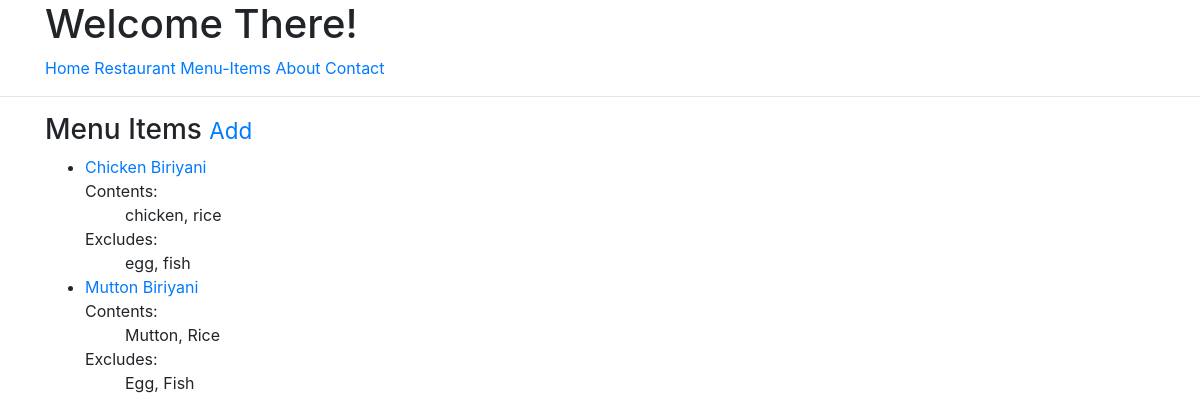
The page /menus/ (signed in) on the database as committed earlier.
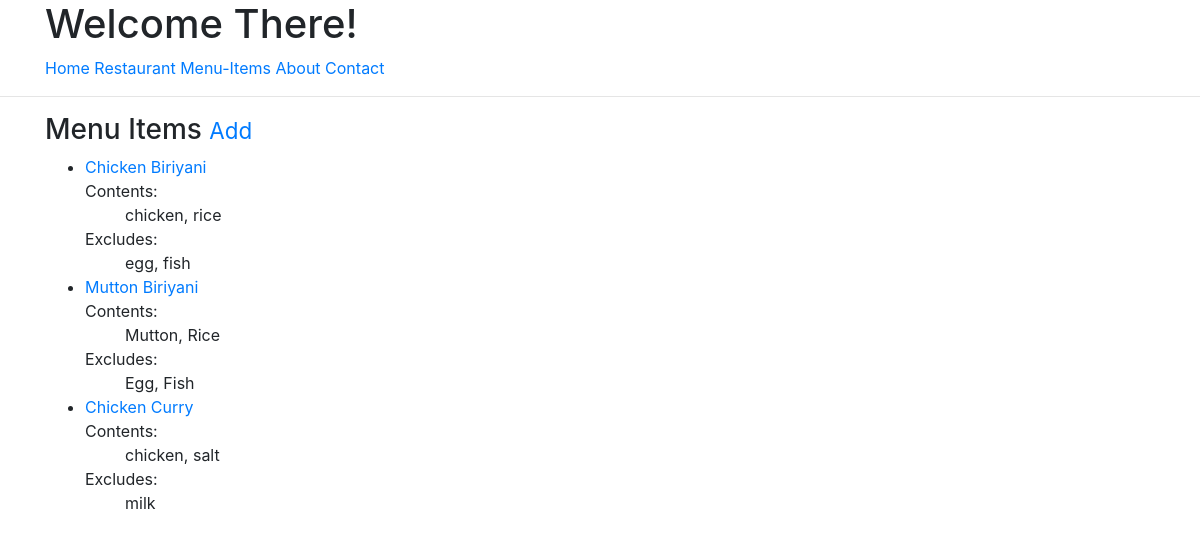
The same page on the database as committed later.
### menus/models.py (models this page shows, shortened)
class Item(models.Model):
	user = models.ForeignKey(settings.AUTH_USER_MODEL)
	restaurant = models.ForeignKey(Restaurant)
	name = models.CharField(max_length=120)
	contents = models.TextField(help_text='Separated by comma')
	excludes = models.TextField(blank=True,null=True,help_text='Separated by comma')
	public  = models.BooleanField(default=True)
	updated = models.TimeField(auto_now=True)
	timestamp = models.TimeField(auto_now_add=True)
	def get_absolute_url(self):
		return reverse('menus:detail', kwargs={'pk': self.id})
	class Meta:
		ordering = ['-updated','-timestamp']

### menus/views.py (the view)
class ItemListView(LoginRequiredMixin,ListView):
	login_url = '/login'
	def get_queryset(self):
		return Item.objects.filter(user=self.request.user)

### menus/templates/menus/item_list.html (shortened to what this page needs)
{% extends "base.html" %}
{% block content %}
<h3>Menu Items <small><a href='{% url "menus:create" %}'>Add</a></small></h3>
<ul>
	{% for item in object_list %}
	<li>
		<a href="{{ item.get_absolute_url }}">{{ item.name }}</a><br>
		Contents:
		<ul>
			{{ item.contents }}
		</ul>
		Excludes:
		<ul>
			{{ item.excludes }}
		</ul>
	</li>
	{% empty %}
	<li>
		<a href='{% url "menus:create" %}'>Add</a>
	</li>
	{% endfor %}
</ul>
{% endblock %}

Rows that differ between the two databases and show on the page:
added Item: name "Chicken Curry", contents "chicken, salt", excludes "milk"
